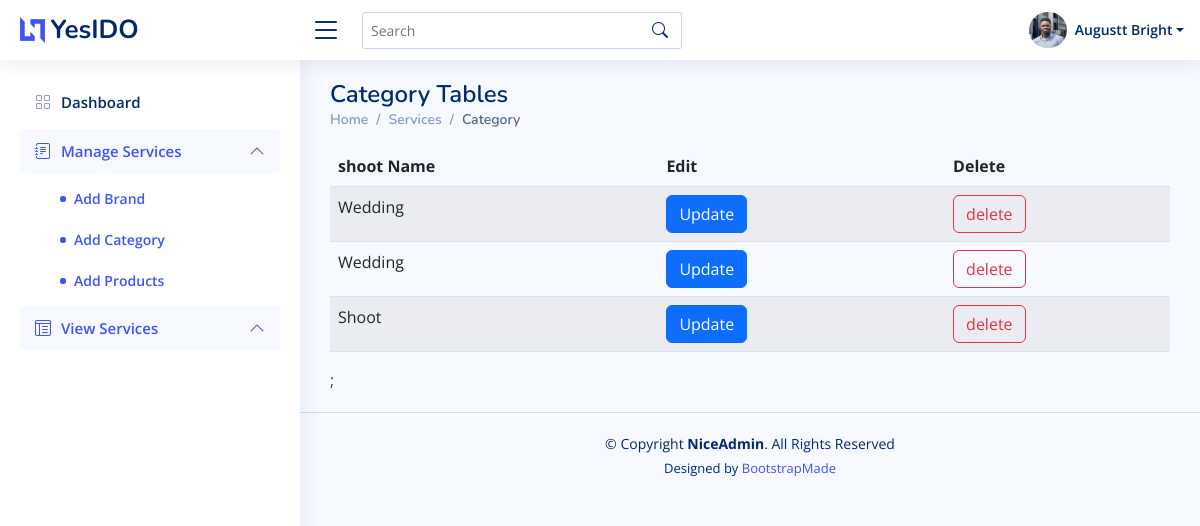
The app's page /Admin/view_cat.php, older data.
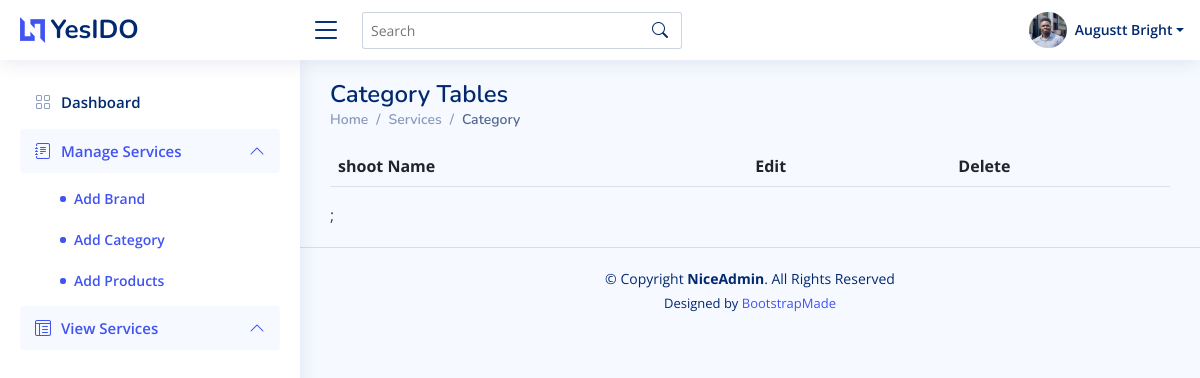
The same page, newer data.
### tables this page shows
CREATE TABLE `categories` (
  `cat_id` int(11) NOT NULL,
  `cat_name` varchar(100) NOT NULL
);

### controllers/product_controller.php (called while the page is built, shortened)
<?php
include("../classes/product_class.php");
function selectall_category_ctr(){
    $selectall_category = new product_class();
     return $selectall_category->selectall_category();
}
?>

### classes/product_class.php (called while the page is built, shortened)
<?php
require("../settings/db_class.php");
class product_class extends db_connection
{
	public function selectall_category(){
		$sql =  "SELECT * FROM `categories`";
		return $this -> db_fetch_all($sql);
	}
}
?>

### settings/db_class.php (called while the page is built, shortened)
<?php
class db_connection
{
	public $db = null;
	public $results = null;
	function db_connect(){
		$this->db = mysqli_connect(SERVER,USERNAME,PASSWORD,DATABASE);
		if (mysqli_connect_errno()) {
			return false;
		}else{
			return true;
		}
	}
	function db_query($sqlQuery){
		$this->results = mysqli_query($this->db,$sqlQuery);
		if ($this->results == false) {
			return false;
		}else{
			return true;
		}
	}
	function db_fetch_all($sql){
		if(!$this->db_query($sql)){
			return false;
		}
		return mysqli_fetch_all($this->results, MYSQLI_ASSOC);
	}
}
?>

### Admin/view_cat.php (the view, shortened to what the changed rows need)
<?php
include("../controllers/product_controller.php");
?>
<!DOCTYPE html>
<html lang="en">
<head>
  <link href="assets/vendor/bootstrap/css/bootstrap.min.css" rel="stylesheet">
  <link href="assets/vendor/bootstrap-icons/bootstrap-icons.css" rel="stylesheet">
  <link href="assets/vendor/boxicons/css/boxicons.min.css" rel="stylesheet">
  <link href="assets/vendor/quill/quill.snow.css" rel="stylesheet">
  <link href="assets/vendor/quill/quill.bubble.css" rel="stylesheet">
  <link href="assets/vendor/remixicon/remixicon.css" rel="stylesheet">
  <link href="assets/vendor/simple-datatables/style.css" rel="stylesheet">
  <link href="assets/css/style.css" rel="stylesheet">
</head>
<body>
  <main id="main" class="main">
    <div class="pagetitle">
      <h1>Category Tables</h1>
    </div>
    <table class="table table-striped">
         <thead>
              <tr>
                <th scope="col">shoot Name</th>
                <th scope="col"></th>
                <th scope="col">Edit</th>
                <th scope="col"></th>
                <th scope="col">Delete</th>
              </tr>
        </thead>
        <tbody>
            <?php
                function displayCtr(){
                    $display = selectall_category_ctr();
                    for ($i =0; $i < count($display); $i++){
                        echo "<tr>";
                        echo "<td>". $display[$i]['cat_name']. "<td>";
                        echo "<th><button type='button' class='btn btn-primary' data-toggle='modal' data-target='#examplemodal$i'>
                        Update
                      </button><th>";
                        echo "<th><form action='../actions/delete_cat.php' method='POST'>
                        <input type='submit' class='btn btn-outline-danger' value='delete'  name='delete'>
                        <input type='hidden' name='cat_id' value='" . $display[$i]['cat_id'] . "'></form></th>";
                        echo "</tr>";
                        echo
                        "
                        <div class='modal fade' id='examplemodal$i' tabindex='-1' role='dialog' aria-labelledby='examplemodalLabel' aria-hidden='true'>
                        <div class='modal-dialog' role='document'>
                          <div class='modal-content'>
                            <div class='modal-header'>
                              <h5 class='modal-title' id='examplemodalLabel'>Brand Edit</h5>
                              <button type='button' class='close' data-dismiss='modal' aria-label='Close'>
                                <span aria-hidden='true'>&times;</span>
                              </button>
                            </div>
                            <div class='modal-body'>
                              <form action='../actions/updatecategoryprocess.php' method='POST'>
                                 <div class='formgroup'>
                                    <input type='hidden' name='brand_id' value= '".$display[$i]['cat_id']."'>
                                </div>
                                <div class='form-group'>
                                  <label for='recipient-name' class='col-form-label'>Category Name:</label>
                                  <input type='text' class='form-control' id='brand_name' name='brand_name' required placeholder= '".$display[$i]['cat_name']."'>
                                  <input type='hidden' name='brand_id'  value= '".$display[$i]['cat_id']."'>
                                </div>
                                <div class='modal-footer'>
                                <button type='button' class='btn btn-secondary' data-dismiss='modal'>Cancel</button>
                                <input type = 'submit' value='update' name='updatecat' class='btn btn-primary'>
                                <input type='hidden' name='brand_id' value='".$display[$i]['cat_id']."'>
                              </div>
                              </form>
                      </div>";
                    }
                }
                displayCtr();
                ?>
        </tbody>
</table>
  </main>
</body>
</html>

Row changes from the older to the newer data that the page shows:
removed categories: cat_name "Wedding"
removed categories: cat_name "Wedding"
removed categories: cat_name "Shoot"
